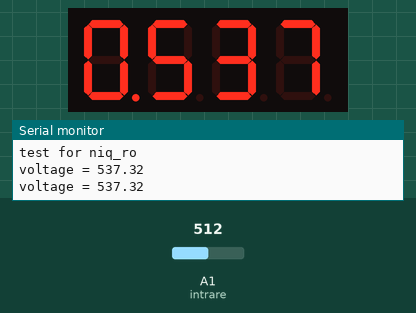
Recording of a sketch running on a simulated Arduino Uno, built with avr-gcc and run on an emulated ATmega328P. Shown: 4-digit seven-segment display, the last lines printed to the serial monitor. Wiring (inferred from the names in the program): 4-digit 7-segment display, segments lit when HIGH: segments pin 2, pin 3, pin 4, pin 5, pin 12, pin 7, pin 8, pin 13; digit selects pin 11, pin 10, pin 9, pin 6. The test bench sets the inputs (shaded band); at power-on: A1 (intrare) = 512. The segment pins are drawn as the display they are named for.

Above: at 1.9 s.
2.0 s: A1 (intrare) set to 716
At 3.0 s:
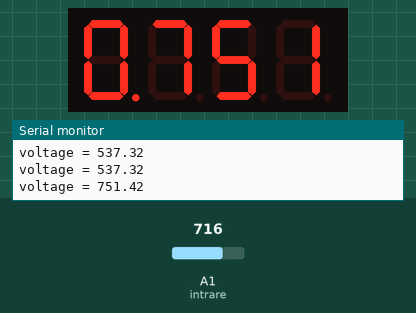
3.8 s: A1 (intrare) set to 900
At 5.7 s:
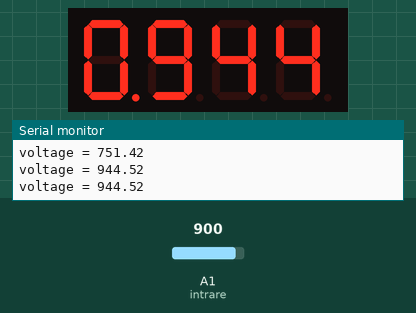
6.0 s: A1 (intrare) set to 1023
At 7.2 s:
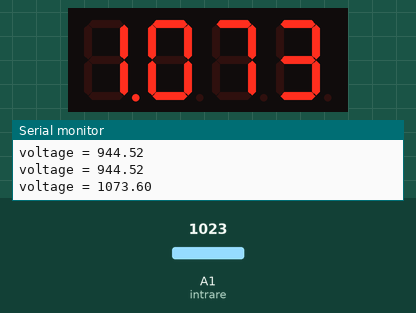
Timing chart, 0 to 9.0 s (numbered marks = the images above; inputs shaded):
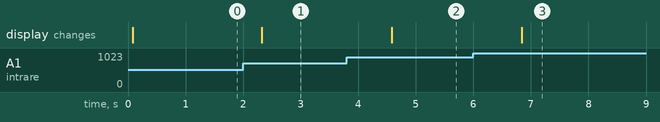

The sketch:

voltmeter_v1m0.ino
```cpp
/*
 base sketch: https://cdn.sparkfun.com/datasheets/Components/LED/_7Seg_Example.pde
  4 digit 7 segment display: http://www.sparkfun.com/products/9483
 7 segments + 4 digits + 1 colon = 12 pins required for full control
modified connexion by Nicu FLORICA (niq_ro) from http://nicuflorica.blogspot.com
http://arduinotehniq.blogspot.com
http://www.tehnic.go.ro
http://www.arduinotehniq.com/
ver.1.0 - voltmeter (1.1V maxim voltage) can replace old C520 voltmeter
*/

int digit1 = 11; //PWM pin for control digit 1 (left side)
int digit2 = 10; //PWM pin for control digit 2
int digit3 = 9;  //PWM pin for control digit 3
int digit4 = 6;  //PWM pin for control digit 4 (right side)

int segA = 2; // pin for control "a" segment
int segB = 3; // pin for control "b" segment
int segC = 4; // pin for control "c" segment
int segD = 5; // pin for control "d" segment
int segE = 12; // pin for control e" segment
int segF = 7; // pin for control "f" segment
int segG = 8; // pin for control "g" segment
int segDP = 13; // pin for control decimal point


#define intrare A1  // pin for read voltage and GND
float voltageref = 1100.;  // ideal value
float corectie = 0.976;  // correction factor for reading when is use multiplexing method and other causes

int DISPLAY_BRIGHTNESS = 500;
//Display brightness
//Each digit is on for a certain amount of microseconds
//Then it is off until we have reached a total of 20ms for the function call
//Let's assume each digit is on for 1000us
//Each digit is on for 1ms, there are 4 digits, so the display is off for 16ms.
//That's a ratio of 1ms to 16ms or 6.25% on time (PWM).
//Let's define a variable called brightness that varies from:
//5000 blindingly bright (15.7mA current draw per digit)
//2000 shockingly bright (11.4mA current draw per digit)
//1000 pretty bright (5.9mA)
//500 normal (3mA)
//200 dim but readable (1.4mA)
//50 dim but readable (0.56mA)
//5 dim but readable (0.31mA)
//1 dim but readable in dark (0.28mA)

/*
//for common catode
#define DIGIT_ON  HIGH
#define DIGIT_OFF  LOW
#define SEGMENT_ON  LOW
#define SEGMENT_OFF HIGH
*/

// for common anode
#define DIGIT_ON  LOW
#define DIGIT_OFF  HIGH
#define SEGMENT_ON  HIGH
#define SEGMENT_OFF LOW

int maxbright = 1023; //
int lene = 0;
int cicluri = 250; // if maxbright ~1000, cicluri = 125, if maxbright ~500 cicluri = 250;
float vf;

void setup() {

 analogReference(INTERNAL);  // http://tronixstuff.com/2013/12/12/arduino-tutorials-chapter-22-aref-pin/

  pinMode(segA, OUTPUT);
  pinMode(segB, OUTPUT);
  pinMode(segC, OUTPUT);
  pinMode(segD, OUTPUT);
  pinMode(segE, OUTPUT);
  pinMode(segF, OUTPUT);
  pinMode(segG, OUTPUT);
  pinMode(segDP, OUTPUT);

  pinMode(digit1, OUTPUT);
  pinMode(digit2, OUTPUT);
  pinMode(digit3, OUTPUT);
  pinMode(digit4, OUTPUT);

 Serial.begin(9600);
 Serial.println("test for niq_ro");

}

void loop() {

float vf = corectie * analogRead(intrare) * (voltageref / 1023.00);

if (vf < 0) vf = 0;

Serial.print("voltage = ");
Serial.println(vf);


for (byte i = 0; i < cicluri; i++)
{
displayNumber(vf);
}


} // end main program


//Given a number, turns on those segments
//If number == 10, then turn off number
void lightNumber(int numberToDisplay) {
  switch (numberToDisplay){

  case 0:
    digitalWrite(segA, SEGMENT_ON);
    digitalWrite(segB, SEGMENT_ON);
    digitalWrite(segC, SEGMENT_ON);
    digitalWrite(segD, SEGMENT_ON);
    digitalWrite(segE, SEGMENT_ON);
    digitalWrite(segF, SEGMENT_ON);
    digitalWrite(segG, SEGMENT_OFF);
    break;

  case 1:
    digitalWrite(segA, SEGMENT_OFF);
    digitalWrite(segB, SEGMENT_ON);
    digitalWrite(segC, SEGMENT_ON);
    digitalWrite(segD, SEGMENT_OFF);
    digitalWrite(segE, SEGMENT_OFF);
    digitalWrite(segF, SEGMENT_OFF);
    digitalWrite(segG, SEGMENT_OFF);
    break;

  case 2:
    digitalWrite(segA, SEGMENT_ON);
    digitalWrite(segB, SEGMENT_ON);
    digitalWrite(segC, SEGMENT_OFF);
    digitalWrite(segD, SEGMENT_ON);
    digitalWrite(segE, SEGMENT_ON);
    digitalWrite(segF, SEGMENT_OFF);
    digitalWrite(segG, SEGMENT_ON);
    break;

  case 3:
    digitalWrite(segA, SEGMENT_ON);
    digitalWrite(segB, SEGMENT_ON);
    digitalWrite(segC, SEGMENT_ON);
    digitalWrite(segD, SEGMENT_ON);
    digitalWrite(segE, SEGMENT_OFF);
    digitalWrite(segF, SEGMENT_OFF);
    digitalWrite(segG, SEGMENT_ON);
    break;

  case 4:
    digitalWrite(segA, SEGMENT_OFF);
    digitalWrite(segB, SEGMENT_ON);
    digitalWrite(segC, SEGMENT_ON);
    digitalWrite(segD, SEGMENT_OFF);
    digitalWrite(segE, SEGMENT_OFF);
    digitalWrite(segF, SEGMENT_ON);
    digitalWrite(segG, SEGMENT_ON);
    break;

  case 5:
    digitalWrite(segA, SEGMENT_ON);
    digitalWrite(segB, SEGMENT_OFF);
    digitalWrite(segC, SEGMENT_ON);
    digitalWrite(segD, SEGMENT_ON);
    digitalWrite(segE, SEGMENT_OFF);
    digitalWrite(segF, SEGMENT_ON);
    digitalWrite(segG, SEGMENT_ON);
    break;

  case 6:
    digitalWrite(segA, SEGMENT_ON);
    digitalWrite(segB, SEGMENT_OFF);
    digitalWrite(segC, SEGMENT_ON);
    digitalWrite(segD, SEGMENT_ON);
    digitalWrite(segE, SEGMENT_ON);
    digitalWrite(segF, SEGMENT_ON);
    digitalWrite(segG, SEGMENT_ON);
    break;

  case 7:
    digitalWrite(segA, SEGMENT_ON);
    digitalWrite(segB, SEGMENT_ON);
    digitalWrite(segC, SEGMENT_ON);
    digitalWrite(segD, SEGMENT_OFF);
    digitalWrite(segE, SEGMENT_OFF);
    digitalWrite(segF, SEGMENT_OFF);
    digitalWrite(segG, SEGMENT_OFF);
    break;

  case 8:
    digitalWrite(segA, SEGMENT_ON);
    digitalWrite(segB, SEGMENT_ON);
    digitalWrite(segC, SEGMENT_ON);
    digitalWrite(segD, SEGMENT_ON);
    digitalWrite(segE, SEGMENT_ON);
    digitalWrite(segF, SEGMENT_ON);
    digitalWrite(segG, SEGMENT_ON);
    break;

  case 9:
    digitalWrite(segA, SEGMENT_ON);
    digitalWrite(segB, SEGMENT_ON);
    digitalWrite(segC, SEGMENT_ON);
    digitalWrite(segD, SEGMENT_ON);
    digitalWrite(segE, SEGMENT_OFF);
    digitalWrite(segF, SEGMENT_ON);
    digitalWrite(segG, SEGMENT_ON);
    break;

  // all segment are ON
  case 10:
    digitalWrite(segA, SEGMENT_OFF);
    digitalWrite(segB, SEGMENT_OFF);
    digitalWrite(segC, SEGMENT_OFF);
    digitalWrite(segD, SEGMENT_OFF);
    digitalWrite(segE, SEGMENT_OFF);
    digitalWrite(segF, SEGMENT_OFF);
    digitalWrite(segG, SEGMENT_OFF);
    break;

    // degree symbol made by niq_ro
  case 11:
    digitalWrite(segA, SEGMENT_ON);
    digitalWrite(segB, SEGMENT_ON);
    digitalWrite(segC, SEGMENT_OFF);
    digitalWrite(segD, SEGMENT_OFF);
    digitalWrite(segE, SEGMENT_OFF);
    digitalWrite(segF, SEGMENT_ON);
    digitalWrite(segG, SEGMENT_ON);
    break;

  // C letter made by niq_ro
  case 12:
    digitalWrite(segA, SEGMENT_ON);
    digitalWrite(segB, SEGMENT_OFF);
    digitalWrite(segC, SEGMENT_OFF);
    digitalWrite(segD, SEGMENT_ON);
    digitalWrite(segE, SEGMENT_ON);
    digitalWrite(segF, SEGMENT_ON);
    digitalWrite(segG, SEGMENT_OFF);
    break;

  // H letter made by niq_ro
  case 13:
    digitalWrite(segA, SEGMENT_OFF);
    digitalWrite(segB, SEGMENT_ON);
    digitalWrite(segC, SEGMENT_ON);
    digitalWrite(segD, SEGMENT_OFF);
    digitalWrite(segE, SEGMENT_ON);
    digitalWrite(segF, SEGMENT_ON);
    digitalWrite(segG, SEGMENT_ON);
    break;

  // L letter made by niq_ro
  case 14:
    digitalWrite(segA, SEGMENT_OFF);
    digitalWrite(segB, SEGMENT_OFF);
    digitalWrite(segC, SEGMENT_OFF);
    digitalWrite(segD, SEGMENT_ON);
    digitalWrite(segE, SEGMENT_ON);
    digitalWrite(segF, SEGMENT_ON);
    digitalWrite(segG, SEGMENT_OFF);
    break;

  // A letter made by niq_ro
  case 15:
    digitalWrite(segA, SEGMENT_ON);
    digitalWrite(segB, SEGMENT_ON);
    digitalWrite(segC, SEGMENT_ON);
    digitalWrite(segD, SEGMENT_OFF);
    digitalWrite(segE, SEGMENT_ON);
    digitalWrite(segF, SEGMENT_ON);
    digitalWrite(segG, SEGMENT_ON);
    break;

    // F letter made by niq_ro
  case 16:
    digitalWrite(segA, SEGMENT_ON);
    digitalWrite(segB, SEGMENT_OFF);
    digitalWrite(segC, SEGMENT_OFF);
    digitalWrite(segD, SEGMENT_OFF);
    digitalWrite(segE, SEGMENT_ON);
    digitalWrite(segF, SEGMENT_ON);
    digitalWrite(segG, SEGMENT_ON);
    break;

  // n letter made by niq_ro
  case 17:
    digitalWrite(segA, SEGMENT_OFF);
    digitalWrite(segB, SEGMENT_OFF);
    digitalWrite(segC, SEGMENT_ON);
    digitalWrite(segD, SEGMENT_OFF);
    digitalWrite(segE, SEGMENT_ON);
    digitalWrite(segF, SEGMENT_OFF);
    digitalWrite(segG, SEGMENT_ON);
    break;

    // o letter made by niq_ro
  case 18:
    digitalWrite(segA, SEGMENT_OFF);
    digitalWrite(segB, SEGMENT_OFF);
    digitalWrite(segC, SEGMENT_ON);
    digitalWrite(segD, SEGMENT_ON);
    digitalWrite(segE, SEGMENT_ON);
    digitalWrite(segF, SEGMENT_OFF);
    digitalWrite(segG, SEGMENT_ON);
    break;

 // "Y" letter made by niq_ro
  case 19:
    digitalWrite(segA, SEGMENT_OFF);
    digitalWrite(segB, SEGMENT_ON);
    digitalWrite(segC, SEGMENT_ON);
    digitalWrite(segD, SEGMENT_ON);
    digitalWrite(segE, SEGMENT_OFF);
    digitalWrite(segF, SEGMENT_ON);
    digitalWrite(segG, SEGMENT_ON);
    break;

  // "r" letter made by niq_ro
  case 20:
    digitalWrite(segA, SEGMENT_OFF);
    digitalWrite(segB, SEGMENT_OFF);
    digitalWrite(segC, SEGMENT_OFF);
    digitalWrite(segD, SEGMENT_OFF);
    digitalWrite(segE, SEGMENT_ON);
    digitalWrite(segF, SEGMENT_OFF);
    digitalWrite(segG, SEGMENT_ON);
    break;

  // "d" letter made by niq_ro
  case 21:
    digitalWrite(segA, SEGMENT_OFF);
    digitalWrite(segB, SEGMENT_ON);
    digitalWrite(segC, SEGMENT_ON);
    digitalWrite(segD, SEGMENT_ON);
    digitalWrite(segE, SEGMENT_ON);
    digitalWrite(segF, SEGMENT_OFF);
    digitalWrite(segG, SEGMENT_ON);
    break;

  // "U" letter made by niq_ro
  case 22:
    digitalWrite(segA, SEGMENT_OFF);
    digitalWrite(segB, SEGMENT_ON);
    digitalWrite(segC, SEGMENT_ON);
    digitalWrite(segD, SEGMENT_ON);
    digitalWrite(segE, SEGMENT_ON);
    digitalWrite(segF, SEGMENT_ON);
    digitalWrite(segG, SEGMENT_OFF);
    break;
 }
}


// display temperature
void displayNumber(int toDisplay) {
  for(int digit = 4 ; digit > 0 ; digit--) {
    //Turn on a digit for a short amount of time
    switch(digit) {
    case 1:
      digitalWrite(digit1, DIGIT_ON);
      digitalWrite(segDP, SEGMENT_ON);
      lightNumber(toDisplay % 10);
      toDisplay /= 10;
      delayMicroseconds(DISPLAY_BRIGHTNESS);
      break;
   case 2:
      digitalWrite(digit2, DIGIT_ON);
      digitalWrite(segDP, SEGMENT_OFF);
      lightNumber(toDisplay % 10);
      toDisplay /= 10;
      delayMicroseconds(DISPLAY_BRIGHTNESS);
      break;
    case 3:
      digitalWrite(digit3, DIGIT_ON);
      digitalWrite(segDP, SEGMENT_OFF);
   //   lightNumber(11); // display degree symbol
      lightNumber(toDisplay % 10);
      toDisplay /= 10;
      delayMicroseconds(DISPLAY_BRIGHTNESS);
      break;
    case 4:
      digitalWrite(digit4, DIGIT_ON);
      digitalWrite(segDP, SEGMENT_OFF);
 //     lightNumber(22); // display U letter
      lightNumber(toDisplay % 10);
      toDisplay /= 10;
      digitalWrite(segDP, SEGMENT_OFF);
      delayMicroseconds(DISPLAY_BRIGHTNESS);
      break;
    }
     //Turn off all segments
    lightNumber(10);
    digitalWrite(segDP, SEGMENT_OFF);
     lene = maxbright - DISPLAY_BRIGHTNESS;
    delayMicroseconds(lene);

    //Turn off all digits
    digitalWrite(digit1, DIGIT_OFF);
    digitalWrite(digit2, DIGIT_OFF);
    digitalWrite(digit3, DIGIT_OFF);
    digitalWrite(digit4, DIGIT_OFF);
    digitalWrite(segDP, SEGMENT_OFF);
}
}
```

Measured:
- after the input at 2.0 s, the display: changes after 0.32 s (image 1)
- after the input at 3.8 s, the display: changes after 0.78 s (image 2)
- after the input at 6.0 s, the display: changes after 0.84 s (image 3)
